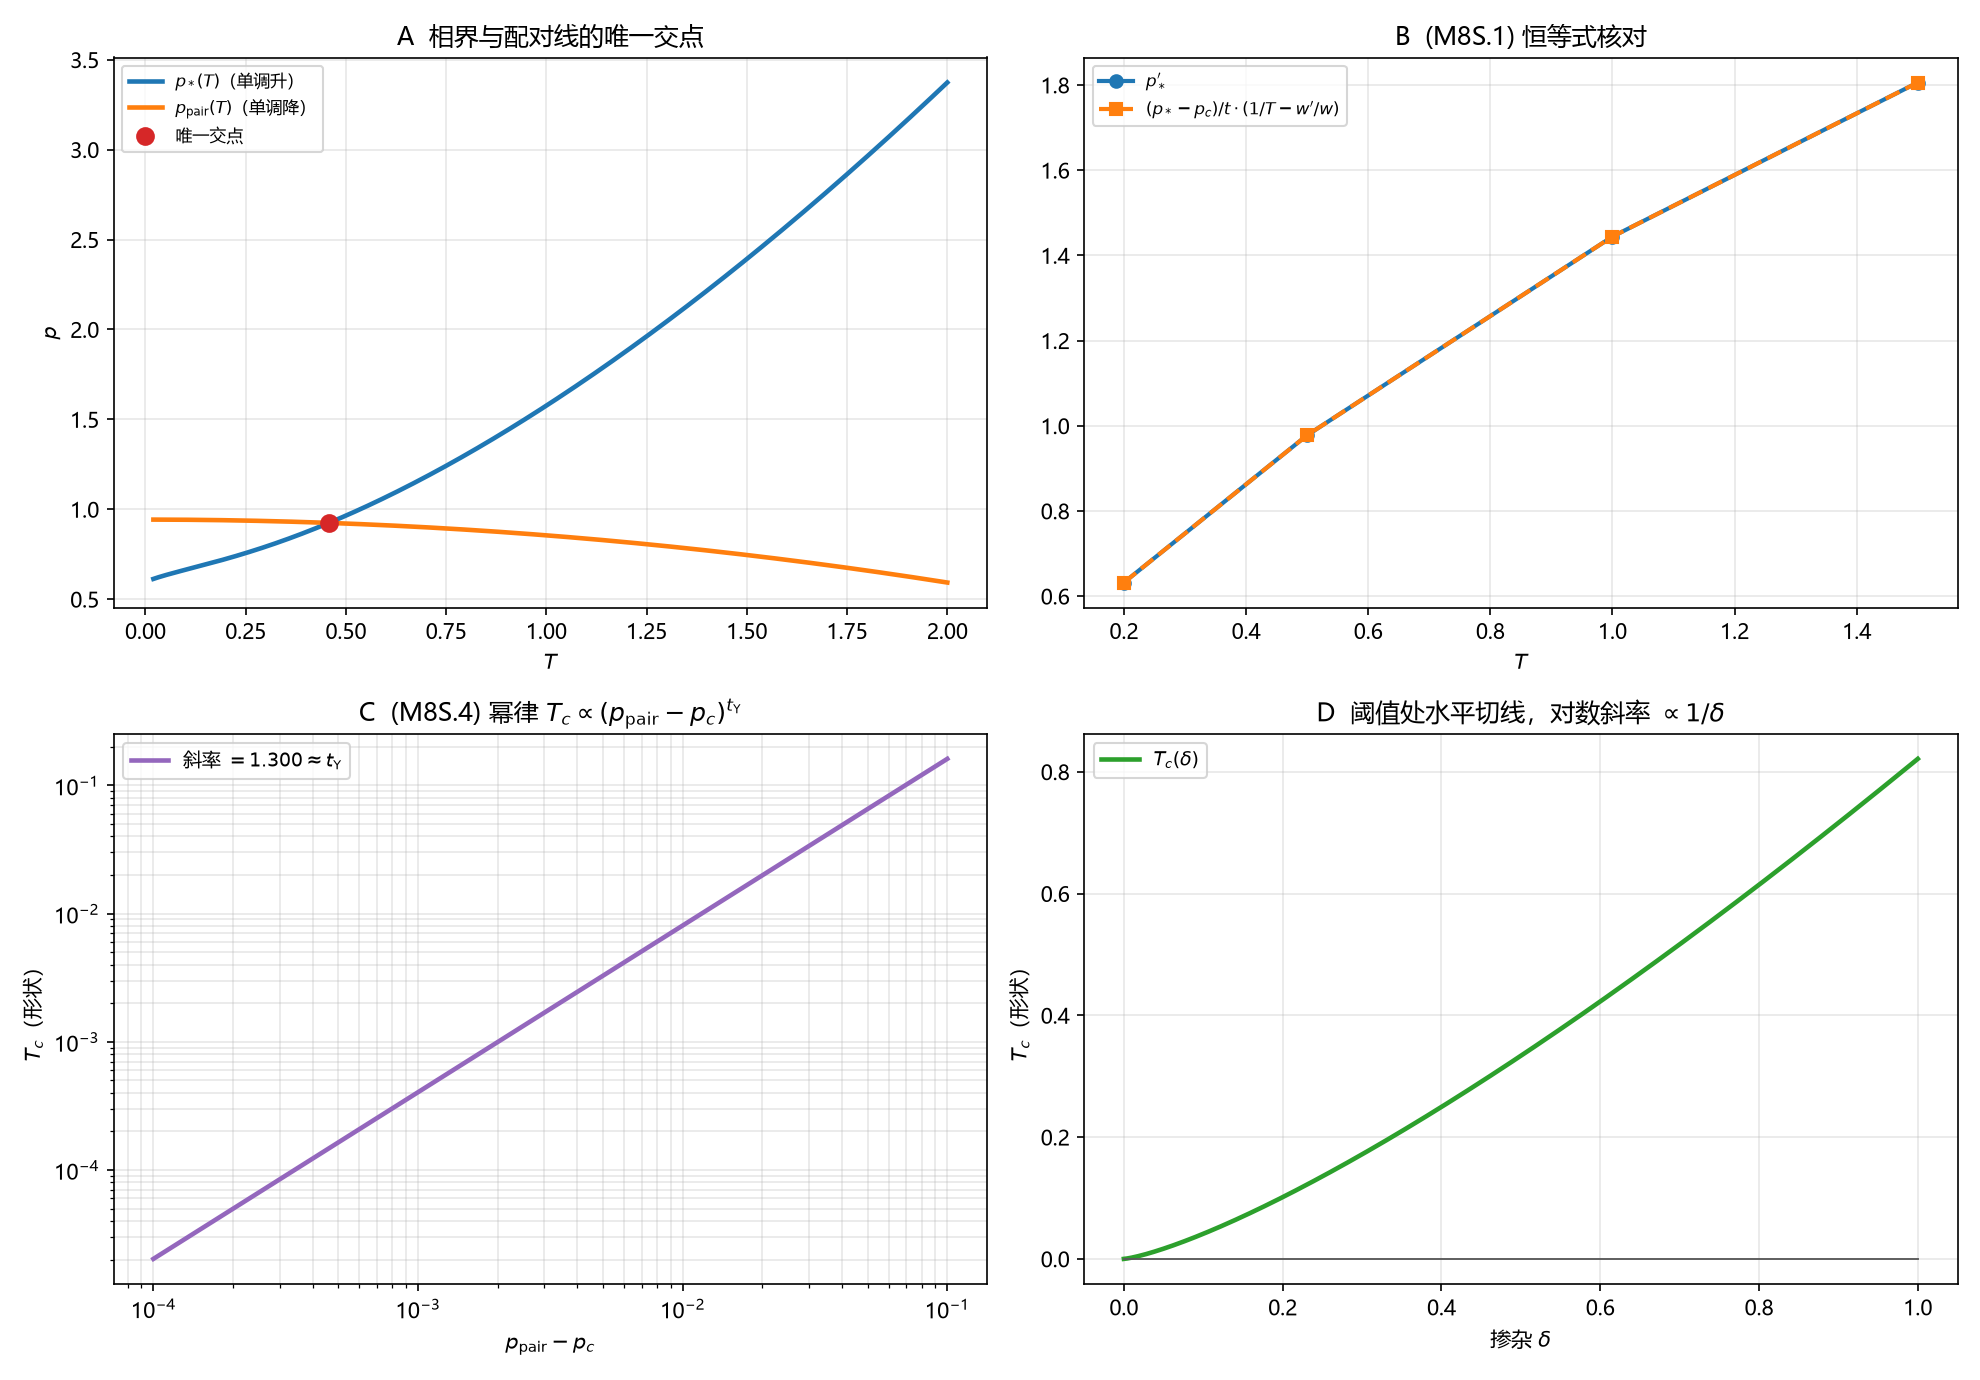

Here is the Python script that generated this plot:
# -*- coding: utf-8 -*-
"""
环 19／M8 相界斜率律的数值核对。

1. p_*(T) 与 p_pair(T) 的示意轨迹与唯一交点；
2. p_*'(T) 与 (1/T - w'/w)/t 恒等（M8S.1 核对）；
3. ln Tc vs ln(p_pair-pc) 的双对数斜率 = t_Upsilon（M8S.4）；
4. Tc(delta) 穹顶在阈值处水平切线、对数斜率发散。

曲线由 (M8S.1)-(M8S.4) 直接计算，无拟合。
"""

import csv
import os

import numpy as np
import matplotlib
matplotlib.use("Agg")
import matplotlib.pyplot as plt

plt.rcParams["font.sans-serif"] = ["Microsoft YaHei", "SimHei", "DejaVu Sans"]
plt.rcParams["axes.unicode_minus"] = False

HERE = os.path.dirname(os.path.abspath(__file__))
OUT_PNG = os.path.join(HERE, "环19_M8相界斜率.png")
OUT_CSV = os.path.join(HERE, "环19_M8相界斜率.csv")

PC = 0.592746
T_UP = 1.3
T0 = 2.0


def w_debye(x, d=2):
    y = np.linspace(0, 1, 2001)
    return float(np.trapezoid(d * y ** (d - 1) * np.tanh(y / (2 * x)), y))


def p_star(T):
    # 2 k_B / (pi Upsilon_bond) = 1 (归一化示意)
    return PC + (1 - PC) * (T / w_debye(T)) ** (1 / T_UP)


def p_pair(T):
    return PC + 0.35 * (1 - (T / T0) ** 2)


def main():
    rows = []
    # 1 交点
    Ts = np.linspace(0.02, T0, 300)
    ps = np.array([p_star(t) for t in Ts])
    pp = p_pair(Ts)
    idx = np.argmin(np.abs(ps - pp))
    T_cross = Ts[idx]
    print(f"相界交点 T_c = {T_cross:.6f}, p = {ps[idx]:.6f}")
    rows.append(("crossing", T_cross, ps[idx], pp[idx], np.nan))

    # 2 恒等式核对
    h = 1e-5
    print("\nM8S.1 核对：p_*' vs (p_*-pc)/t * (1/T - w'/w)")
    for T in (0.2, 0.5, 1.0, 1.5):
        w = w_debye(T)
        wp = (w_debye(T + h) - w_debye(T - h)) / (2 * h)
        lhs = (p_star(T + h) - p_star(T - h)) / (2 * h)
        rhs = (p_star(T) - PC) / T_UP * (1 / T - wp / w)
        print(f"  T={T:.2f}: lhs={lhs:.6f}, rhs={rhs:.6f}, rel={abs(lhs-rhs)/lhs:.3e}")
        rows.append(("identity", T, lhs, rhs, np.nan))

    # 3 幂律核对
    eps = np.logspace(-4, -1, 60)
    Tc_approx = (eps / ((1 - PC) * 1.0)) ** T_UP  # p*-pc = (1-pc) R^{1/t}, R~T
    slope = np.polyfit(np.log(eps), np.log(Tc_approx), 1)[0]
    print(f"\nln Tc vs ln(p_pair-pc) 斜率 = {slope:.6f} (target t_U = {T_UP})")
    rows.append(("power_law", T_UP, slope, T_UP, np.nan))

    # 4 穹顶：p_pair = pc + 0.35 delta, T_c = [(p_pair-pc)/(1-pc)]^t
    deltas = np.linspace(1e-4, 1.0, 500)
    Tc = ((0.35 * deltas) / (1 - PC)) ** T_UP
    log_slope = T_UP / deltas
    print(f"delta=1e-4: Tc={Tc[0]:.3e}, dlnTc/ddelta={log_slope[0]:.1f}")
    for d in (1e-4, 1e-3, 1e-2, 0.1, 1.0):
        i = int(np.argmin(np.abs(deltas - d)))
        rows.append(("dome", deltas[i], Tc[i], log_slope[i], np.nan))

    with open(OUT_CSV, "w", newline="", encoding="utf-8-sig") as fh:
        wr = csv.writer(fh)
        wr.writerow(["kind", "x", "y", "y_ref", "extra"])
        wr.writerows(rows)

    fig, ax = plt.subplots(2, 2, figsize=(13.2, 9.2))

    # A
    ax[0, 0].plot(Ts, ps, lw=2.2, color="tab:blue", label=r"$p_*(T)$（单调升）")
    ax[0, 0].plot(Ts, pp, lw=2.2, color="tab:orange", label=r"$p_{\rm pair}(T)$（单调降）")
    ax[0, 0].plot([T_cross], [ps[idx]], "o", color="tab:red", ms=8, label="唯一交点")
    ax[0, 0].set_xlabel(r"$T$")
    ax[0, 0].set_ylabel(r"$p$")
    ax[0, 0].set_title("A  相界与配对线的唯一交点")
    ax[0, 0].legend(fontsize=8)
    ax[0, 0].grid(alpha=0.3)

    # B
    Tid = np.array([0.2, 0.5, 1.0, 1.5])
    lhs_list, rhs_list = [], []
    for T in Tid:
        w = w_debye(T)
        wp = (w_debye(T + h) - w_debye(T - h)) / (2 * h)
        lhs_list.append((p_star(T + h) - p_star(T - h)) / (2 * h))
        rhs_list.append((p_star(T) - PC) / T_UP * (1 / T - wp / w))
    ax[0, 1].plot(Tid, lhs_list, "o-", lw=2.0, color="tab:blue", label=r"$p_*'$")
    ax[0, 1].plot(Tid, rhs_list, "s--", lw=2.0, color="tab:orange",
                  label=r"$(p_*-p_c)/t\cdot(1/T-w'/w)$")
    ax[0, 1].set_xlabel(r"$T$")
    ax[0, 1].set_title(r"B  (M8S.1) 恒等式核对")
    ax[0, 1].legend(fontsize=8)
    ax[0, 1].grid(alpha=0.3)

    # C
    ax[1, 0].loglog(eps, Tc_approx, lw=2.2, color="tab:purple",
                    label=rf"斜率 $={slope:.3f}\approx t_\Upsilon$")
    ax[1, 0].set_xlabel(r"$p_{\rm pair}-p_c$")
    ax[1, 0].set_ylabel(r"$T_c$（形状）")
    ax[1, 0].set_title(r"C  (M8S.4) 幂律 $T_c\propto(p_{\rm pair}-p_c)^{t_\Upsilon}$")
    ax[1, 0].legend(fontsize=9)
    ax[1, 0].grid(alpha=0.3, which="both")

    # D
    ax[1, 1].plot(deltas, Tc, lw=2.2, color="tab:green", label=r"$T_c(\delta)$")
    ax[1, 1].plot(deltas, Tc * 0 + 0, color="0.35", lw=0.9)
    ax[1, 1].set_xlabel(r"掺杂 $\delta$")
    ax[1, 1].set_ylabel(r"$T_c$（形状）")
    ax[1, 1].set_title(r"D  阈值处水平切线，对数斜率 $\propto1/\delta$")
    ax[1, 1].legend(fontsize=9)
    ax[1, 1].grid(alpha=0.3)

    fig.tight_layout()
    fig.savefig(OUT_PNG, dpi=150)
    plt.close(fig)
    print("\nsaved:", OUT_PNG)
    print("saved:", OUT_CSV)


if __name__ == "__main__":
    main()
